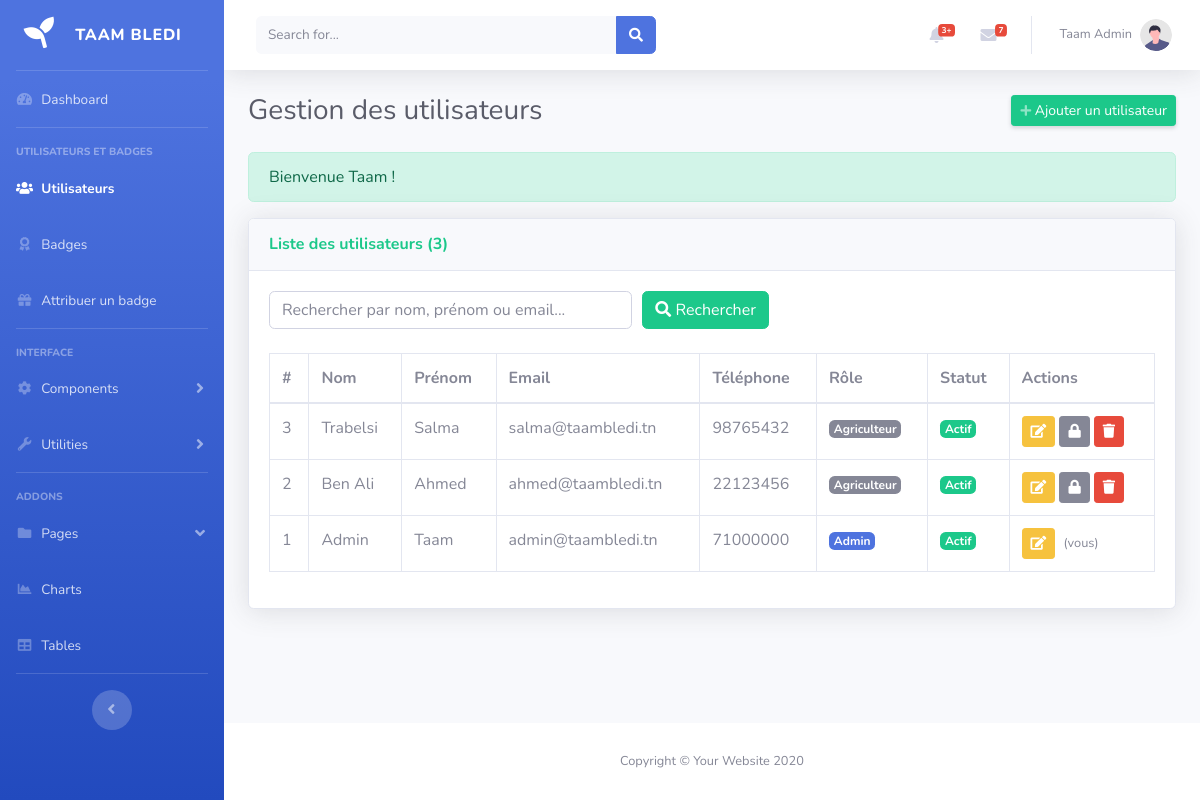
/View/BackOffice/listeUtilisateurs.php (signed in), run on the app's committed database.
### tables this page shows
CREATE TABLE IF NOT EXISTS utilisateur (
  id INT AUTO_INCREMENT PRIMARY KEY,
  nom VARCHAR(50) NOT NULL,
  prenom VARCHAR(50) NOT NULL,
  email VARCHAR(100) NOT NULL UNIQUE,
  motDePasse VARCHAR(255) NOT NULL,
  role VARCHAR(20) NOT NULL DEFAULT 'AGRICULTEUR'
);

### Controller/AuthGuard.php (called while the page is built, shortened)
<?php
function requireLogin(): int
{
    return (int) $_SESSION['user_id'];
}
function requireAdmin(): int
{
    $id = requireLogin();
    return $id;
}
function e($valeur): string
{
    return htmlspecialchars((string) $valeur, ENT_QUOTES, 'UTF-8');
}
function getFlash(): ?array
{
    $flash = $_SESSION['flash'] ?? null;
    return $flash;
}

### Config/config.php (called while the page is built)
<?php
class config
{
    private static $pdo = null;
    public static function getConnexion()
    {
        if (self::$pdo === null) {
            try {
                self::$pdo = new PDO(
                    'mysql:host=localhost;dbname=ta3m_bledi;charset=utf8mb4',
                    'root',
                    '',
                    [
                        PDO::ATTR_ERRMODE            => PDO::ERRMODE_EXCEPTION,
                        PDO::ATTR_DEFAULT_FETCH_MODE => PDO::FETCH_ASSOC,
                        PDO::ATTR_EMULATE_PREPARES   => false,
                    ]
                );
            } catch (PDOException $e) {
                die('Erreur de connexion à la base : ' . $e->getMessage());
            }
        }
        return self::$pdo;
    }
}

### Controller/UtilisateurController.php (called while the page is built, shortened)
<?php
require_once __DIR__ . '/../Config/config.php';
class UtilisateurController
{
    public function listUtilisateurs(string $recherche = ''): array
    {
        $sql = "SELECT id, nom, prenom, email, telephone, role, statut, dateInscription FROM utilisateur";
        $params = [];
        $sql .= " ORDER BY id DESC";
        $req = config::getConnexion()->prepare($sql);
        $req->execute($params);
        return $req->fetchAll();
    }
}

### View/BackOffice/listeUtilisateurs.php (the view, shortened to what this page needs)
<?php
require_once __DIR__ . '/../../Controller/AuthGuard.php';
require_once __DIR__ . '/../../Controller/UtilisateurController.php';
$idAdmin      = requireAdmin();
$recherche    = trim($_GET['q'] ?? '');
$utilisateurs = (new UtilisateurController())->listUtilisateurs($recherche);
$flash        = getFlash();
?>
<!DOCTYPE html>
<html lang="en">
<head>
    <link href="vendor/fontawesome-free/css/all.min.css" rel="stylesheet" type="text/css">
    <link href="css/sb-admin-2.min.css" rel="stylesheet">
    <link href="css/module-utilisateurs.css" rel="stylesheet">
</head>
<body id="page-top">
    <div id="wrapper">
        <ul class="navbar-nav bg-gradient-primary sidebar sidebar-dark accordion" id="accordionSidebar">
            <a class="sidebar-brand d-flex align-items-center justify-content-center" href="index.html">
                <div class="sidebar-brand-icon rotate-n-15">
                    <i class="fas fa-seedling"></i>
                </div>
                <div class="sidebar-brand-text mx-3">Taam Bledi</div>
            </a>
            <hr class="sidebar-divider my-0">
            <li class="nav-item">
                <a class="nav-link" href="index.html">
                    <i class="fas fa-fw fa-tachometer-alt"></i>
                    <span>Dashboard</span></a>
            </li>
            <hr class="sidebar-divider">
<div class="sidebar-heading">
    Utilisateurs et Badges
</div>
<li class="nav-item active">
    <a class="nav-link" href="listeUtilisateurs.php">
        <i class="fas fa-fw fa-users"></i>
        <span>Utilisateurs</span></a>
</li>
<li class="nav-item">
    <a class="nav-link" href="listeBadges.php">
        <i class="fas fa-fw fa-award"></i>
        <span>Badges</span></a>
</li>
<li class="nav-item">
    <a class="nav-link" href="attribuerBadge.php">
        <i class="fas fa-fw fa-gift"></i>
        <span>Attribuer un badge</span></a>
</li>
<hr class="sidebar-divider">
            <div class="sidebar-heading">
                Interface
            </div>
            <li class="nav-item">
                <a class="nav-link collapsed" href="#" data-toggle="collapse" data-target="#collapseTwo"
                    aria-expanded="true" aria-controls="collapseTwo">
                    <i class="fas fa-fw fa-cog"></i>
                    <span>Components</span>
                </a>
            </li>
            <li class="nav-item">
                <a class="nav-link collapsed" href="#" data-toggle="collapse" data-target="#collapseUtilities"
                    aria-expanded="true" aria-controls="collapseUtilities">
                    <i class="fas fa-fw fa-wrench"></i>
                    <span>Utilities</span>
                </a>
            </li>
            <hr class="sidebar-divider">
            <div class="sidebar-heading">
                Addons
            </div>
            <li class="nav-item">
                <a class="nav-link" href="#" data-toggle="collapse" data-target="#collapsePages" aria-expanded="true"
                    aria-controls="collapsePages">
                    <i class="fas fa-fw fa-folder"></i>
                    <span>Pages</span>
                </a>
            </li>
            <li class="nav-item">
                <a class="nav-link" href="charts.html">
                    <i class="fas fa-fw fa-chart-area"></i>
                    <span>Charts</span></a>
            </li>
            <li class="nav-item">
                <a class="nav-link" href="tables.html">
                    <i class="fas fa-fw fa-table"></i>
                    <span>Tables</span></a>
            </li>
            <hr class="sidebar-divider d-none d-md-block">
            <div class="text-center d-none d-md-inline">
                <button class="rounded-circle border-0" id="sidebarToggle"></button>
            </div>
        </ul>
        <div id="content-wrapper" class="d-flex flex-column">
            <div id="content">
                <nav class="navbar navbar-expand navbar-light bg-white topbar mb-4 static-top shadow">
                    <form
                        class="d-none d-sm-inline-block form-inline mr-auto ml-md-3 my-2 my-md-0 mw-100 navbar-search">
                        <div class="input-group">
                            <input type="text" class="form-control bg-light border-0 small" placeholder="Search for..."
                                aria-label="Search" aria-describedby="basic-addon2">
                            <div class="input-group-append">
                                <button class="btn btn-primary" type="button">
                                    <i class="fas fa-search fa-sm"></i>
                                </button>
                            </div>
                        </div>
                    </form>
                    <ul class="navbar-nav ml-auto">
                        <li class="nav-item dropdown no-arrow mx-1">
                            <a class="nav-link dropdown-toggle" href="#" id="alertsDropdown" role="button"
                                data-toggle="dropdown" aria-haspopup="true" aria-expanded="false">
                                <i class="fas fa-bell fa-fw"></i>
                                <span class="badge badge-danger badge-counter">3+</span>
                            </a>
                        </li>
                        <li class="nav-item dropdown no-arrow mx-1">
                            <a class="nav-link dropdown-toggle" href="#" id="messagesDropdown" role="button"
                                data-toggle="dropdown" aria-haspopup="true" aria-expanded="false">
                                <i class="fas fa-envelope fa-fw"></i>
                                <span class="badge badge-danger badge-counter">7</span>
                            </a>
                        </li>
                        <li class="nav-item dropdown no-arrow">
                            <a class="nav-link dropdown-toggle" href="#" id="userDropdown" role="button"
                                data-toggle="dropdown" aria-haspopup="true" aria-expanded="false">
                                <span class="mr-2 d-none d-lg-inline text-gray-600 small"><?= e(($_SESSION['prenom'] ?? '') . ' ' . ($_SESSION['nom'] ?? '')) ?></span>
                                <img class="img-profile rounded-circle"
                                    src="img/undraw_profile.svg">
                            </a>
                        </li>
                    </ul>
                </nav>
                <div class="container-fluid">
                    <div class="d-sm-flex align-items-center justify-content-between mb-4">
                        <h1 class="h3 mb-0 text-gray-800">Gestion des utilisateurs</h1>
                        <a href="formUtilisateur.php" class="btn btn-success btn-sm shadow-sm">
                            <i class="fas fa-plus fa-sm text-white-50"></i> Ajouter un utilisateur
                        </a>
                    </div>
                    <?php if ($flash): ?>
                        <div class="alert alert-<?= e($flash['type']) ?>"><?= e($flash['message']) ?></div>
                    <?php endif; ?>
                    <div class="card shadow mb-4">
                        <div class="card-header py-3">
                            <h6 class="m-0 font-weight-bold text-success">Liste des utilisateurs (<?= count($utilisateurs) ?>)</h6>
                        </div>
                        <div class="card-body">
                            <form method="GET" class="form-row mb-3">
                                <div class="col-md-5 mb-2">
                                    <input type="text" name="q" class="form-control" value="<?= e($recherche) ?>"
                                           placeholder="Rechercher par nom, prénom ou email...">
                                </div>
                                <div class="col-md-auto mb-2">
                                    <button type="submit" class="btn btn-success"><i class="fas fa-search"></i> Rechercher</button>
                                </div>
                            </form>
                            <div class="table-responsive">
                                <table class="table table-bordered table-hover" width="100%">
                                    <thead>
                                        <tr>
                                            <th>#</th>
                                            <th>Nom</th>
                                            <th>Prénom</th>
                                            <th>Email</th>
                                            <th>Téléphone</th>
                                            <th>Rôle</th>
                                            <th>Statut</th>
                                            <th>Actions</th>
                                        </tr>
                                    </thead>
                                    <tbody>
                                        <?php foreach ($utilisateurs as $u): ?>
                                            <?php $moi = (int) $u['id'] === $idAdmin; ?>
                                            <tr>
                                                <td><?= e($u['id']) ?></td>
                                                <td><?= e($u['nom']) ?></td>
                                                <td><?= e($u['prenom']) ?></td>
                                                <td><?= e($u['email']) ?></td>
                                                <td><?= e($u['telephone'] ?? '-') ?></td>
                                                <td>
                                                    <span class="badge badge-<?= $u['role'] === 'ADMIN' ? 'primary' : 'secondary' ?>">
                                                        <?= e(UtilisateurController::ROLES[$u['role']] ?? $u['role']) ?>
                                                    </span>
                                                </td>
                                                <td>
                                                    <span class="badge badge-<?= $u['statut'] === 'ACTIF' ? 'success' : 'danger' ?>">
                                                        <?= e(UtilisateurController::STATUTS[$u['statut']] ?? $u['statut']) ?>
                                                    </span>
                                                </td>
                                                <td class="text-nowrap">
                                                    <a href="formUtilisateur.php?id=<?= e($u['id']) ?>" class="btn btn-warning btn-sm" title="Modifier">
                                                        <i class="fas fa-edit"></i>
                                                    </a>
                                                    <?php if (!$moi): ?>
                                                        <form action="changerStatutUtilisateur.php" method="POST" class="d-inline">
                                                            <?php if ($u['statut'] === 'ACTIF'): ?>
                                                                <button type="submit" class="btn btn-secondary btn-sm" title="Bloquer"><i class="fas fa-lock"></i></button>
                                                            <?php else: ?>
                                                                <button type="submit" class="btn btn-info btn-sm" title="Débloquer"><i class="fas fa-unlock"></i></button>
                                                            <?php endif; ?>
                                                        </form>
                                                        <form action="supprimerUtilisateur.php" method="POST" class="d-inline"
                                                              onsubmit="return confirm('Supprimer cet utilisateur ? Ses terrains, récoltes et badges seront aussi supprimés.');">
                                                            <button type="submit" class="btn btn-danger btn-sm" title="Supprimer"><i class="fas fa-trash"></i></button>
                                                        </form>
                                                    <?php else: ?>
                                                        <span class="small text-muted ml-1">(vous)</span>
                                                    <?php endif; ?>
                                                </td>
                                            </tr>
                                        <?php endforeach; ?>
                                    </tbody>
                                </table>
                            </div>
                        </div>
                    </div>
                </div>
            </div>
            <footer class="sticky-footer bg-white">
                <div class="container my-auto">
                    <div class="copyright text-center my-auto">
                        <span>Copyright &copy; Your Website 2020</span>
                    </div>
                </div>
            </footer>
        </div>
    </div>
</body>
</html>

### data on the page
utilisateur: id "3", nom "Trabelsi", prenom "Salma", email "salma@taambledi.tn", telephone "98765432", role "Agriculteur", statut "Actif"
utilisateur: id "2", nom "Ben Ali", prenom "Ahmed", email "ahmed@taambledi.tn", telephone "22123456", role "Agriculteur", statut "Actif"
utilisateur: id "1", nom "Admin", prenom "Taam", email "admin@taambledi.tn", telephone "71000000", role "Admin", statut "Actif", shows "(vous)"

### other printed values
$flash['message'] "Bienvenue Taam !"
count($utilisateurs) "3"
